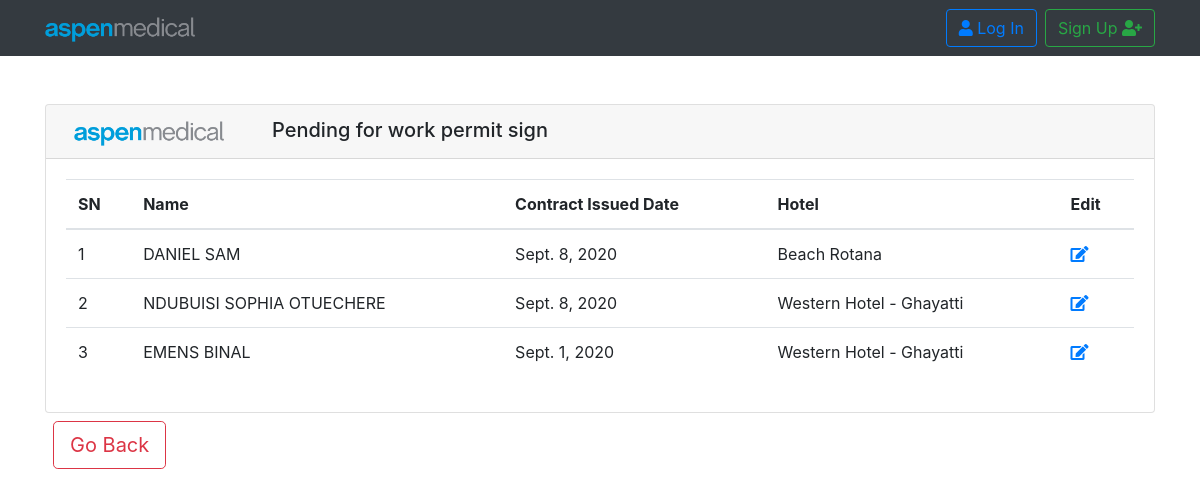
Screenshot of /payroll/p_wp_sign with the database file from the repository.
### payroll/models.py (models this page shows, shortened)
class WorkPermit(models.Model):
    employee               = models.ForeignKey(Employee, related_name='employee_workpermit', on_delete=models.CASCADE, blank=True,null=True)
    contract_issue_date    = models.DateField(null=True, blank=True)
    contract_collected     = models.BooleanField(default=False)
    contract_collected_date = models.DateField(null=True, blank=True)
    note                    = models.CharField(null=True, blank=True, max_length=300)

class Employee(models.Model):
    employee_id         = models.CharField(primary_key=True, max_length=60, unique=True)
    first_name          = models.CharField(max_length=60, blank=True,null=True)
    middle_name         = models.CharField(max_length=60, blank=True,null=True)
    last_name           = models.CharField(max_length=60, blank=True,null=True)
    GENDER_CHOICES      = (('Male', 'Male'),('Female', 'Female'),('Other', 'Other'),)
    gender              = models.CharField(max_length=10, choices=GENDER_CHOICES)
    hotel               = models.ForeignKey(Hotel, related_name='hotel_name', on_delete=models.CASCADE,null=True,blank=True)
    DOB                 = models.DateField(null=True, blank=True)
    religion            = models.CharField(max_length=20, null=True, blank=True)
    citizenship         = models.CharField(max_length=20, null=True, blank=True)
    country_birth       = models.CharField(max_length=20, null=True, blank=True)
    email               = models.EmailField(max_length=70, blank=True,null=True)
    phone               = models.IntegerField(null=True, blank=True,default=0)
    uae_address         = models.CharField(max_length=90, null=True, blank=True)
    home_country_phone  = models.CharField(max_length=90, null=True, blank=True)
    home_country_address= models.CharField(max_length=90, null=True, blank=True)
    department          = models.ForeignKey(Department, related_name='dept_name', on_delete=models.CASCADE,null=True,blank=True)
    designation         = models.CharField(max_length=40, null=True, blank=True)
    department_head     = models.BooleanField(default=False)
    joining_date        = models.DateField(null=True, blank=True)
    img                 = models.ImageField(upload_to='pics',null=True,blank=True, default='/static/images/default-user.jpg')
    employee_status_choice     = (('Deployed', 'Deployed'),('Exiting', 'Exiting'),('Resigning', 'Resigning'))
    employee_status            = models.CharField(max_length=10, default=['Active'], choices=employee_status_choice)

class Hotel(models.Model):
    hotel = models.CharField(unique=True, max_length=40)
    def __str__(self):
        return self.hotel

### payroll/views.py (the view)
# urls.py: path('p_wp_sign',views.p_wp_sign, name='p_wp_sign'),
def p_wp_sign(request):
    printlist = models.WorkPermit.objects.filter(contract_collected="False").exclude(employee__employee_status="Exiting")
    printlist  = printlist.order_by('-contract_issue_date', 'employee__hotel__hotel','employee__first_name')
    return render(request, 'payroll/p_wp_sign.html', {'print_list':printlist})

### payroll/templates/payroll/p_wp_sign.html
{% extends "base.html" %}
{% block content %}
{% load humanize %}
{% load static %}
<div class="card mt-5">
  <h5 class="card-header"> <img src="{% static 'images/AM_Logo_RGB_HR.png' %}" class=" ml-2 mt-1 mr-5" alt="Uniteam-logo" width='150px'>Pending for work permit sign</h5>
    <div class="card-body">
            <table class="table table-hover h-100 p-3" id="new_table" class="dispaly">
                        <thead>
                        <tr>
                            <th scope="col">SN</th>
                            <th scope="col">Name</th>
                            <th scope="col">Contract Issued Date</th>
                            <th scope="col">Hotel </th>
                            <th scope="col">Edit</th>
                        </tr>
                        </thead>
                        <tbody>
                        {% for eid in print_list %}
                        <tr>
                            <td scope="row">{{ forloop.counter }}</td>
                            <td> {{eid.employee.first_name }}</td>
                            <td> {{eid.contract_issue_date }}</td>
                            <td> {{eid.employee.hotel }}</td>
                            <td> <a href="{% url 'payroll:work_permit_update' pk=eid.pk %}"><i class="fas fa-edit"> </i></a> </td>
                        </tr>
                        {% endfor %}
                        </tbody>
                    </table>
        </div>
        </div>
        <a class="btn btn-outline-danger btn-lg m-2" href="{% url 'payroll:work_permit_list' %}" role="button">Go Back</a>
        {% endblock %}

### static/css/fa.css (style rules this page uses)
.fa,.fab,.fad,.fal,.far,.fas { -moz-osx-font-smoothing:grayscale;-webkit-font-smoothing:antialiased;display:inline-block;font-style:normal;font-variant:normal;text-rendering:auto;line-height:1 }
.fa-edit:before { content:"\f044" }
.fa,.far,.fas { font-family:"Font Awesome 5 Free" }
.fa,.fas { font-weight:900 }

### rows the page displays
WorkPermit: employee.first_name "DANIEL SAM", contract_issue_date "Sept. 8, 2020", employee.hotel "Beach Rotana"
WorkPermit: employee.first_name "NDUBUISI SOPHIA OTUECHERE", contract_issue_date "Sept. 8, 2020", employee.hotel "Western Hotel - Ghayatti"
WorkPermit: employee.first_name "EMENS BINAL", contract_issue_date "Sept. 1, 2020", employee.hotel "Western Hotel - Ghayatti"
